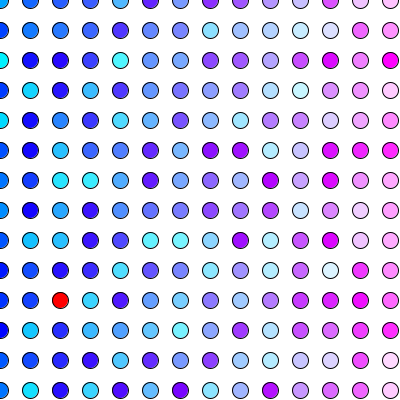
Frame 1 (no input)
Frame 60 (the mouse pressed at the canvas centre just before this capture): identical to frame 1, image omitted
Frame 120 (the mouse held since frame 60 and released just before this capture): identical to frame 1, image omitted

The Processing sketch that drew this single still picture (run headless with seeded random() and noise(); from frame 60 on, the mouse is pressed at the canvas centre):

// Processing sketch: arrays_biDimensional
// ── arrays_biDimensional.pde
int nFilas = 20;
int nColumnas = 20;
float espacio = 30;

//declaremos el array vacio, la cantidad de elementos esta dado por las variables nColumnas y nFilas
color miNumero [] [] = new color [nColumnas] [nFilas]; //misma sintaxis pero 2 brackets

void setup() {
  size (400, 400);

  //Asignamos valores al array via for loop
  for (int i=0; i<nColumnas; i++) {
    for (int j=0; j<nFilas; j++) {
      miNumero [i] [j] = color(20*i, random(255), 255);
    }
  }

  //Solo para imprimir a la consola los valores que acabamos de asignar
  for (int i=0; i<nColumnas; i++) {
    for (int j=0; j<nFilas; j++) {
      println("i= " + i + ", j= " + j + " = "  + miNumero[i][j]);
    }
  }
}

void draw() {
  background(255);
  //noStroke();

  //Usemos los valores que tenemos guardados en el array para pintar algo
  for (int i=0; i<nColumnas; i++) {
    for (int j=0; j<nFilas; j++) {

      if (i==2 && j==10) {     // si la columna es 2 y la fila 10
        fill(255, 0, 0);       // pinta rojo.
      } else {                 // si no
        fill(miNumero[i][j]);  // pinta usando el color guardado en el array
      }
      ellipse(espacio*i, espacio*j, 16, 16);
    }
  }
}
